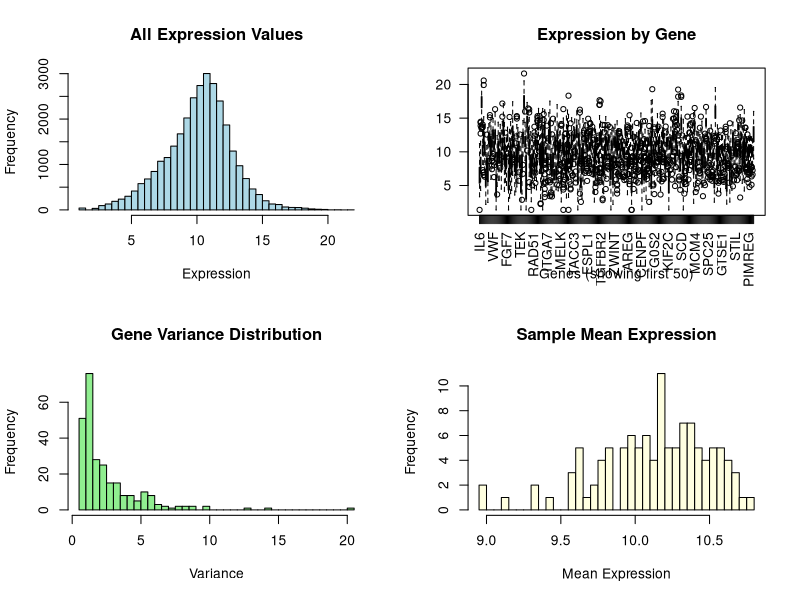
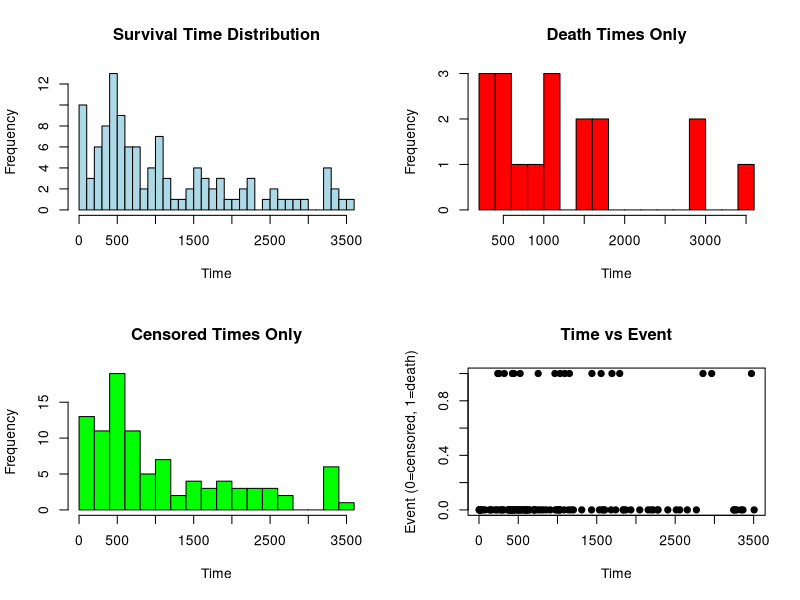

Reproduce these figures in R, in order.
#### =====================================================
#### DATA QUALITY DIAGNOSTICS
#### =====================================================

cat("\n========== DATA QUALITY CHECKS ==========\n\n")

#### CHECK 1: Load and inspect raw files
expr <- read.csv("tcga_expression_for_lasso_cox.csv")
surv <- read.csv("tcga_survival_for_lasso_cox.csv")

cat("--- FILE DIMENSIONS ---\n")
cat("Expression file:", dim(expr), "(rows × cols)\n")
cat("Survival file:", dim(surv), "(rows × cols)\n\n")

#### CHECK 2: Column names and structure
cat("--- EXPRESSION FILE STRUCTURE ---\n")
cat("Column names:", colnames(expr)[1:5], "...\n")
cat("First column name:", colnames(expr)[1], "\n")
cat("Is 'Sample_ID' present?", "Sample_ID" %in% colnames(expr), "\n\n")

cat("--- SURVIVAL FILE STRUCTURE ---\n")
cat("Column names:", colnames(surv), "\n")
cat("Required columns present?\n")
cat("  Sample_ID:", "Sample_ID" %in% colnames(surv), "\n")
cat("  time:", "time" %in% colnames(surv), "\n")
cat("  event:", "event" %in% colnames(surv), "\n\n")

#### CHECK 3: Sample ID matching
cat("--- SAMPLE ID MATCHING ---\n")
cat("Unique samples in expression:", length(unique(expr$Sample_ID)), "\n")
cat("Unique samples in survival:", length(unique(surv$Sample_ID)), "\n")
cat("Duplicate IDs in expression:", sum(duplicated(expr$Sample_ID)), "\n")
cat("Duplicate IDs in survival:", sum(duplicated(surv$Sample_ID)), "\n")

# Check overlap
common_samples <- intersect(expr$Sample_ID, surv$Sample_ID)
cat("Samples in both files:", length(common_samples), "\n")
cat("Samples only in expression:", length(setdiff(expr$Sample_ID, surv$Sample_ID)), "\n")
cat("Samples only in survival:", length(setdiff(surv$Sample_ID, expr$Sample_ID)), "\n\n")

#### CHECK 4: Missing values
cat("--- MISSING VALUES ---\n")
expr_genes <- expr[, -1]  # Exclude Sample_ID
cat("Missing values in expression data:", sum(is.na(expr_genes)), "\n")
cat("Columns with missing values:", sum(colSums(is.na(expr_genes)) > 0), "\n")
cat("Missing values in survival time:", sum(is.na(surv$time)), "\n")
cat("Missing values in survival event:", sum(is.na(surv$event)), "\n\n")

#### CHECK 5: Data types
cat("--- DATA TYPES ---\n")
cat("Expression data class:", class(expr_genes[,1]), "\n")
cat("Are all gene columns numeric?", 
    all(sapply(expr_genes, is.numeric)), "\n")
cat("Survival time class:", class(surv$time), "\n")
cat("Survival event class:", class(surv$event), "\n\n")

#### CHECK 6: Survival data validity
cat("--- SURVIVAL DATA VALIDATION ---\n")
cat("Event values:", paste(unique(surv$event), collapse = ", "), "\n")
cat("Event counts:\n")
print(table(surv$event))
cat("Time range:", min(surv$time, na.rm = TRUE), "to", 
    max(surv$time, na.rm = TRUE), "\n")
cat("Negative time values:", sum(surv$time < 0, na.rm = TRUE), "\n")
cat("Zero time values:", sum(surv$time == 0, na.rm = TRUE), "\n\n")

#### CHECK 7: Expression data distribution
cat("--- EXPRESSION DATA DISTRIBUTION ---\n")

# After merge (your actual analysis data)
expr_clean <- expr[!duplicated(expr$Sample_ID), ]
data <- merge(expr_clean, surv, by = "Sample_ID")
X <- as.matrix(data[, !(colnames(data) %in% c("Sample_ID","time","event"))])

cat("Expression matrix dimensions:", dim(X), "\n")
cat("Expression value range:", min(X, na.rm = TRUE), "to", 
    max(X, na.rm = TRUE), "\n")
cat("Expression value mean:", mean(X, na.rm = TRUE), "\n")
cat("Expression value SD:", sd(X, na.rm = TRUE), "\n\n")

# Check for zero variance genes
zero_var_genes <- apply(X, 2, var, na.rm = TRUE) == 0
cat("Zero variance genes:", sum(zero_var_genes), "\n")
if(sum(zero_var_genes) > 0) {
  cat("  Genes with zero variance:", 
      paste(colnames(X)[zero_var_genes], collapse = ", "), "\n")
}

# Check for extreme outliers
extreme_values <- abs(scale(X)) > 10
cat("Extreme outliers (>10 SD):", sum(extreme_values, na.rm = TRUE), "\n\n")

#### CHECK 8: Gene variance distribution
gene_vars <- apply(X, 2, var, na.rm = TRUE)
cat("--- GENE VARIANCE ---\n")
cat("Min variance:", min(gene_vars, na.rm = TRUE), "\n")
cat("Median variance:", median(gene_vars, na.rm = TRUE), "\n")
cat("Max variance:", max(gene_vars, na.rm = TRUE), "\n")
cat("Low variance genes (<0.01):", sum(gene_vars < 0.01, na.rm = TRUE), "\n\n")

#### CHECK 9: Correlation structure
cat("--- CORRELATION STRUCTURE ---\n")
if(ncol(X) <= 100) {
  cor_matrix <- cor(X, use = "pairwise.complete.obs")
  high_cor <- sum(abs(cor_matrix[upper.tri(cor_matrix)]) > 0.95)
  cat("Gene pairs with |r| > 0.95:", high_cor, "\n")
} else {
  # Sample 50 genes for quick check
  sample_genes <- sample(1:ncol(X), min(50, ncol(X)))
  cor_matrix <- cor(X[, sample_genes], use = "pairwise.complete.obs")
  high_cor <- sum(abs(cor_matrix[upper.tri(cor_matrix)]) > 0.95)
  cat("Gene pairs with |r| > 0.95 (sample of 50 genes):", high_cor, "\n")
}
cat("\n")

#### CHECK 10: Sample outliers
cat("--- SAMPLE OUTLIERS ---\n")
sample_means <- rowMeans(X, na.rm = TRUE)
sample_sds <- apply(X, 1, sd, na.rm = TRUE)
cat("Sample mean range:", min(sample_means), "to", max(sample_means), "\n")
cat("Sample SD range:", min(sample_sds), "to", max(sample_sds), "\n")

outlier_samples <- abs(scale(sample_means)) > 3
cat("Outlier samples (>3 SD from mean):", sum(outlier_samples), "\n")
if(sum(outlier_samples) > 0) {
  cat("  Outlier sample IDs:", 
      paste(data$Sample_ID[outlier_samples], collapse = ", "), "\n")
}
cat("\n")

#### CHECK 11: Verify the 18 events
cat("--- FINAL MERGED DATA VALIDATION ---\n")
cat("Final sample size:", nrow(data), "\n")
cat("Final gene count:", ncol(X), "\n")
cat("Event distribution:\n")
print(table(data$event))
cat("Survival time summary:\n")
print(summary(data$time))
cat("\n")

# Check if events are concentrated in specific time periods
if(sum(data$event == 1) > 0) {
  cat("Death time distribution:\n")
  print(summary(data$time[data$event == 1]))
  cat("\nCensored time distribution:\n")
  print(summary(data$time[data$event == 0]))
}

cat("\n========== DIAGNOSTICS COMPLETE ==========\n")

#### VISUALIZATION: Create diagnostic plots
dir.create("results_TNBC/LASSO_Cox/diagnostics", 
           recursive = TRUE, showWarnings = FALSE)

# Plot 1: Expression distribution
pdf("results_TNBC/LASSO_Cox/diagnostics/expression_distribution.pdf", 
    width = 10, height = 6)
par(mfrow = c(2, 2))
hist(X, breaks = 50, main = "All Expression Values", 
     xlab = "Expression", col = "lightblue")
boxplot(X, main = "Expression by Gene", 
        xlab = "Genes (showing first 50)", las = 2)
hist(gene_vars, breaks = 30, main = "Gene Variance Distribution",
     xlab = "Variance", col = "lightgreen")
hist(sample_means, breaks = 30, main = "Sample Mean Expression",
     xlab = "Mean Expression", col = "lightyellow")
dev.off()

# Plot 2: Survival data
pdf("results_TNBC/LASSO_Cox/diagnostics/survival_distribution.pdf", 
    width = 8, height = 6)
par(mfrow = c(2, 2))
hist(data$time, breaks = 30, main = "Survival Time Distribution",
     xlab = "Time", col = "lightblue")
hist(data$time[data$event == 1], breaks = 20, 
     main = "Death Times Only", xlab = "Time", col = "red")
hist(data$time[data$event == 0], breaks = 20, 
     main = "Censored Times Only", xlab = "Time", col = "green")
plot(data$time, data$event, main = "Time vs Event",
     xlab = "Time", ylab = "Event (0=censored, 1=death)", pch = 19)
dev.off()

cat("\nDiagnostic plots saved to results_TNBC/LASSO_Cox/diagnostics/\n")
